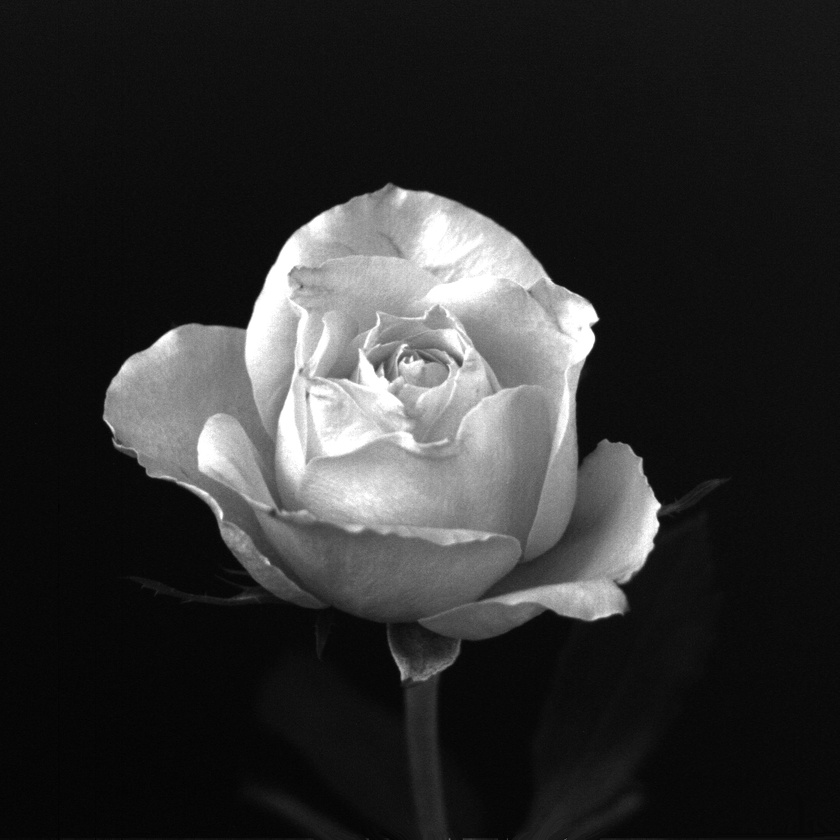
#> input picture machinevision/assignment1/images/rose.jpg, 840 x 840 px, shrunk from 1024 x 1024 before the run, found by its file name
$ python equalization.py
#> lines starting #> are read from the running program, lines starting #| are printed output that depends on the picture
#> further down, image is the input picture: shape (840, 840); min 0, max 255, mean 46.8
import cv2
import numpy as np
import matplotlib.pyplot as plt

def equalizeImage(image):
    # Calculate the histogram of the input image
    input_hist, bins = np.histogram(image.flatten(), 256, [0,256])
#> input_hist = 256 values, max 48629 at index 14, min 1 at index 0, mean 2756.2; bins = 257 values from 0 to 256

    # Apply histogram equalization
    equalized_image = cv2.equalizeHist(image)
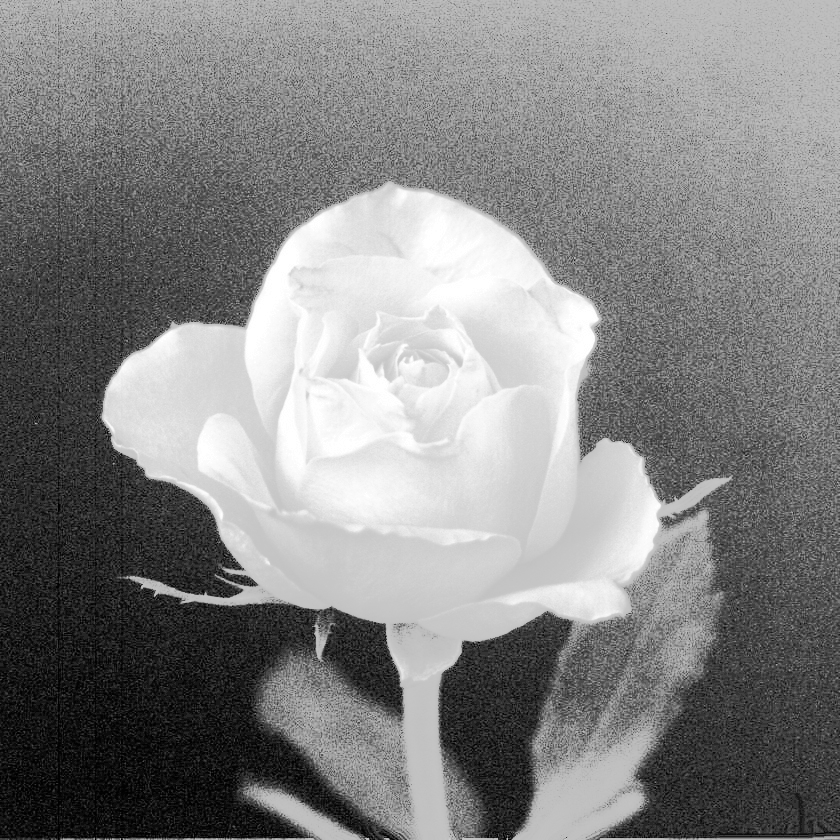
#> equalized_image: shape (840, 840); min 0, max 255, mean 132.2

    # Calculate the histogram of the output image
    output_hist, bins = np.histogram(equalized_image.flatten(), 256, [0,256])
#> output_hist = 256 values, max 48629 at index 122, min 0 at index 2, mean 2756.2

    # Calculate the mean and standard deviation of the input and output images
    input_mean = np.mean(image)
#> input_mean = 46.77
    input_std = np.std(image)
#> input_std = 66.06
    output_mean = np.mean(equalized_image)
#> output_mean = 132.2
    output_std = np.std(equalized_image)
#> output_std = 71.4

    # Plot the histograms
    plt.figure(figsize=(12, 6))

    plt.subplot(2, 2, 1)
    plt.imshow(image, cmap='gray')
    plt.title('Input Image')

    plt.subplot(2, 2, 2)
    plt.imshow(equalized_image, cmap='gray')
    plt.title('Equalized Image')

    plt.subplot(2, 2, 3)
    plt.plot(input_hist, color='black')
    plt.title('Input Image Histogram')

    plt.subplot(2, 2, 4)
    plt.plot(output_hist, color='black')
    plt.title('Equalized Image Histogram')

    plt.tight_layout()
    plt.savefig('machinevision/assignment2/comparisons/roseequalization.png')
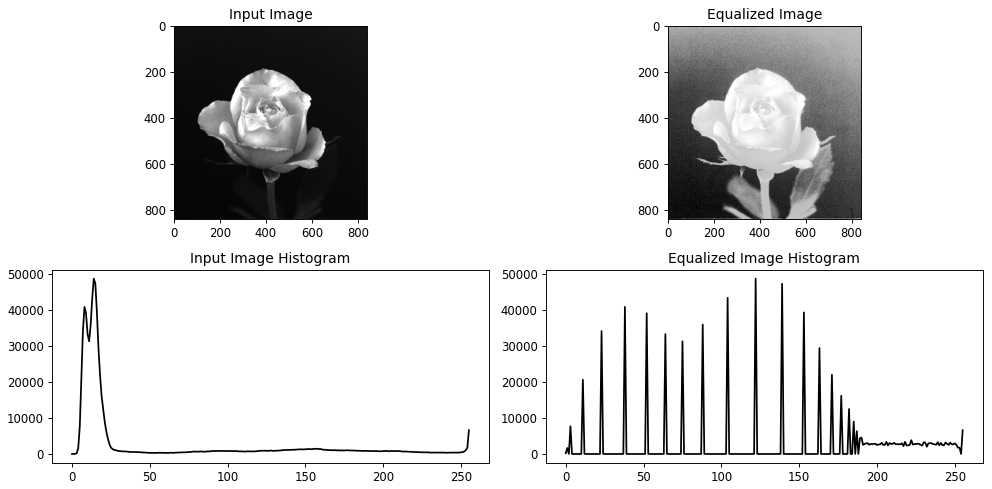
#> figure drawn by matplotlib, 4 panels; panel 3: curve peaks at x = 14, y = 48629; panel 4: curve peaks at x = 122, y = 48629
    plt.show()

    # Display the mean and standard deviation
    print(f'Input Image: Mean = {input_mean:.2f}, Std = {input_std:.2f}')
#| Input Image: Mean = 46.77, Std = 66.06
    print(f'Equalized Image: Mean = {output_mean:.2f}, Std = {output_std:.2f}')
#| Equalized Image: Mean = 132.18, Std = 71.40

    return equalized_image


image = cv2.imread('machinevision/assignment1/images/rose.jpg', cv2.IMREAD_GRAYSCALE)
equalized_image = equalizeImage(image)
cv2.imwrite('machinevision/assignment2/images/roseequalized.jpg', equalized_image)
